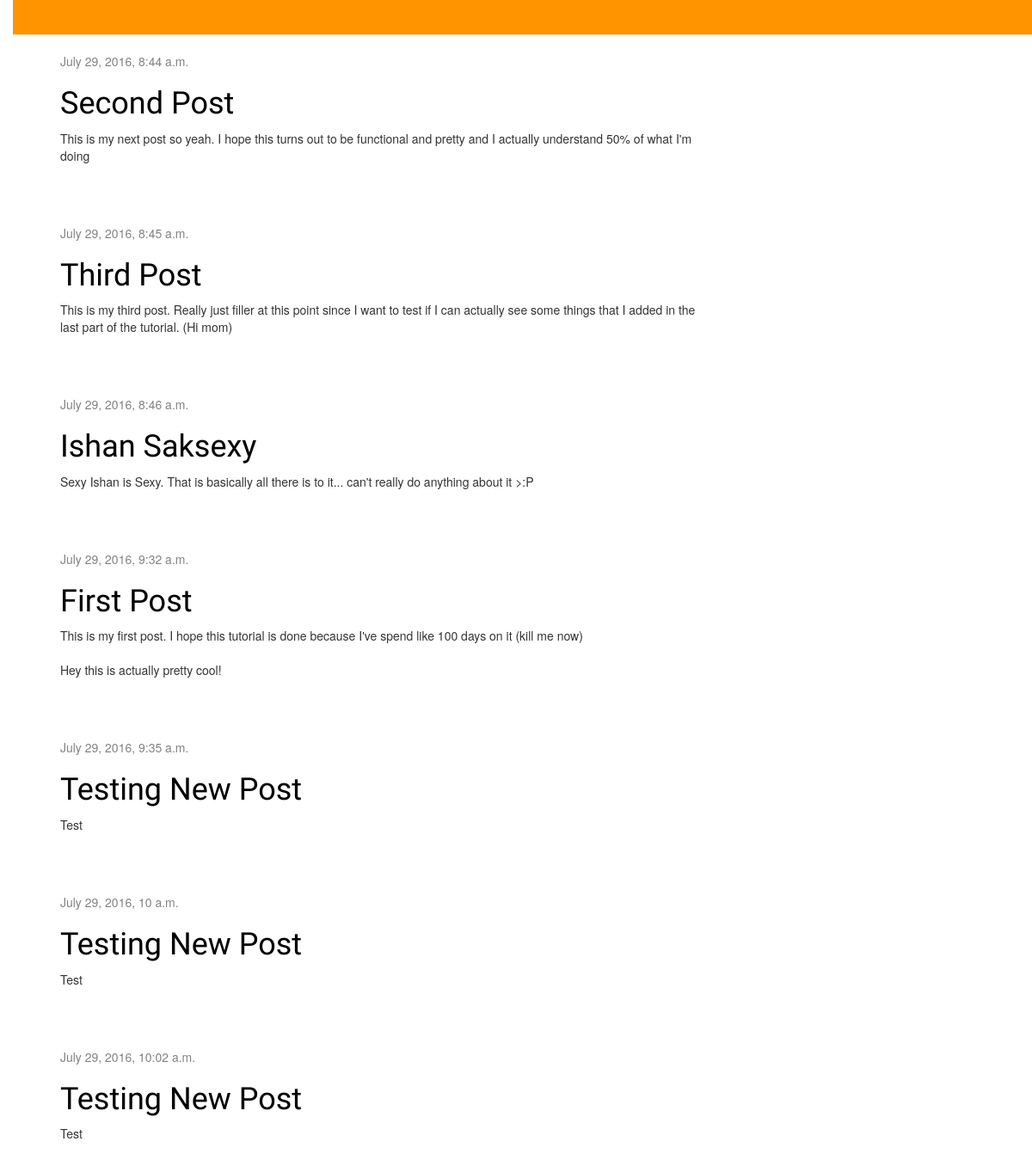
The app's page /, older data.
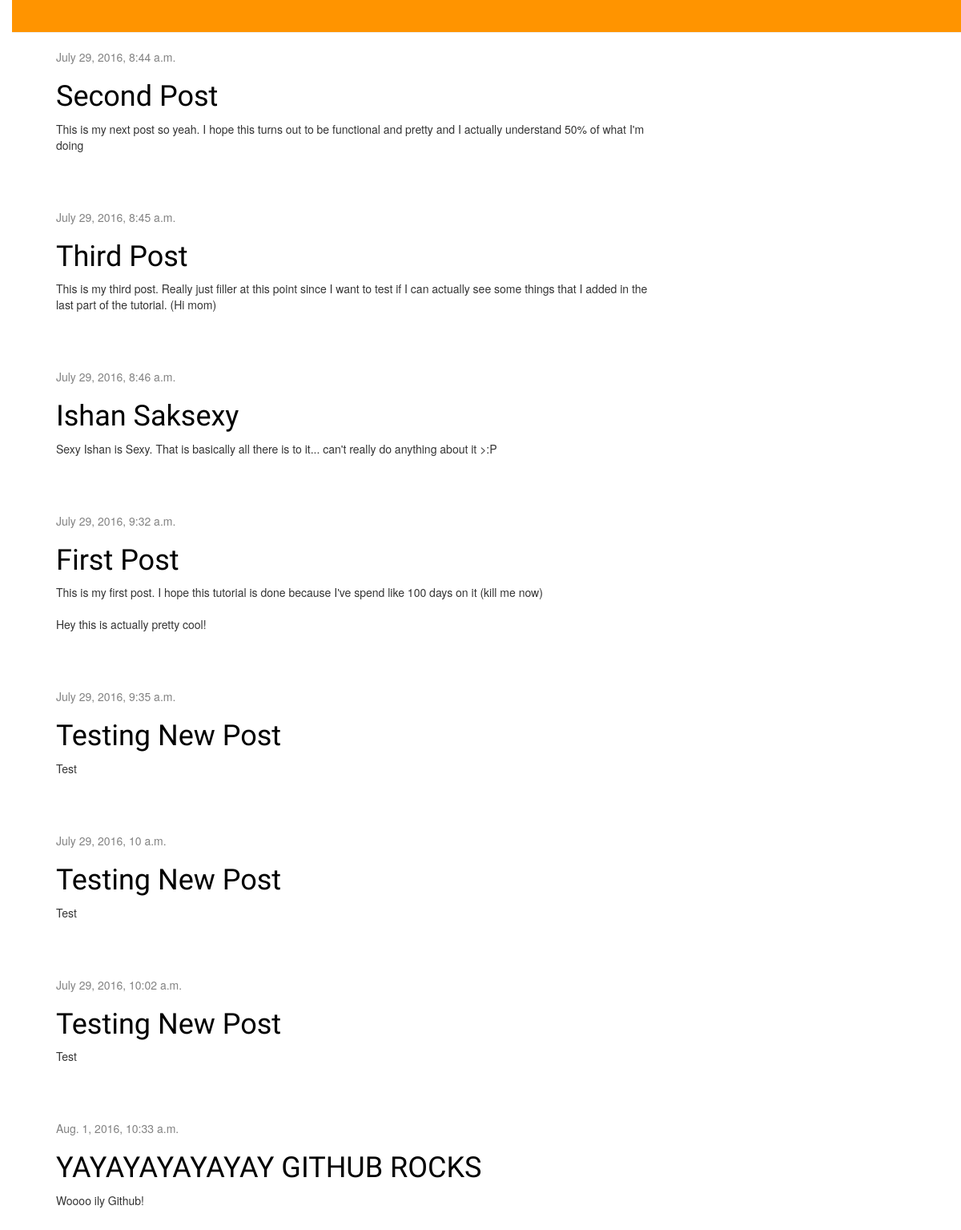
The same page, newer data.
### blogapp/models.py (models this page shows, shortened)
class Post(models.Model):
    author = models.ForeignKey('auth.User')
    title = models.CharField(max_length=200)
    text = models.TextField()
    created_date = models.DateTimeField(
            default=timezone.now)
    published_date = models.DateTimeField(
            blank=True, null=True)

### blogapp/views.py (the view)
def post_list(request):
    posts = Post.objects.filter(published_date__lte=timezone.now()).order_by('published_date')
    return render(request, 'blogapp/post_list.html', {'posts':posts})

### blogapp/templates/blogapp/post_list.html
{% extends 'blogapp/base.html' %}
{% block content %}
{% for post in posts %}
	<div class="post">
        	<div class="date">
                	<p>{{ post.published_date }}</p>
                </div>
                	<h1><a href="{% url 'post_detail' pk=post.pk %}">{{ post.title }}</a></h1>
                	<p>{{ post.text|linebreaksbr }}</p>
                </div>
{% endfor %}
{% endblock %}

### blogapp/templates/blogapp/base.html (shortened to what this page needs)
{% load staticfiles %}
<html>
    <head>
        <link rel="stylesheet" href="//maxcdn.bootstrapcdn.com/bootstrap/3.2.0/css/bootstrap.min.css">
        <link rel="stylesheet" href="//maxcdn.bootstrapcdn.com/bootstrap/3.2.0/css/bootstrap-theme.min.css">
        <link rel="stylesheet" href="{% static 'css/blog.css' %}">
    </head>
    <body>
        <div class="page-header">
        </div>
        <div class="content container">
            <div class="row">
                <div class="col-md-8">
                {% block content %}
		{% endblock %}
                </div>
            </div>
        </div>
    </body>
</html>

### blogapp/static/css/blog.css (style rules this page uses)
h1 a { color: #FCA205; font-family: 'Lobster'; }
body { padding-left: 15px; }
.page-header { background-color: #ff9400; margin-top: 0; padding: 20px 20px 20px 40px; }
.content { margin-left: 40px; }
h1, h2, h3, h4 { font-family: 'Lobster', cursive; }
.date { color: #828282; }
.post { margin-bottom: 70px; }
.post h1 a, .post h1 a:visited { color: #000000; }

Row changes from the older to the newer data that the page shows:
added Post: published_date "Aug. 1, 2016, 10:33 a.m.", title "YAYAYAYAYAYAY GITHUB ROCKS", text "Woooo ily Github!"
